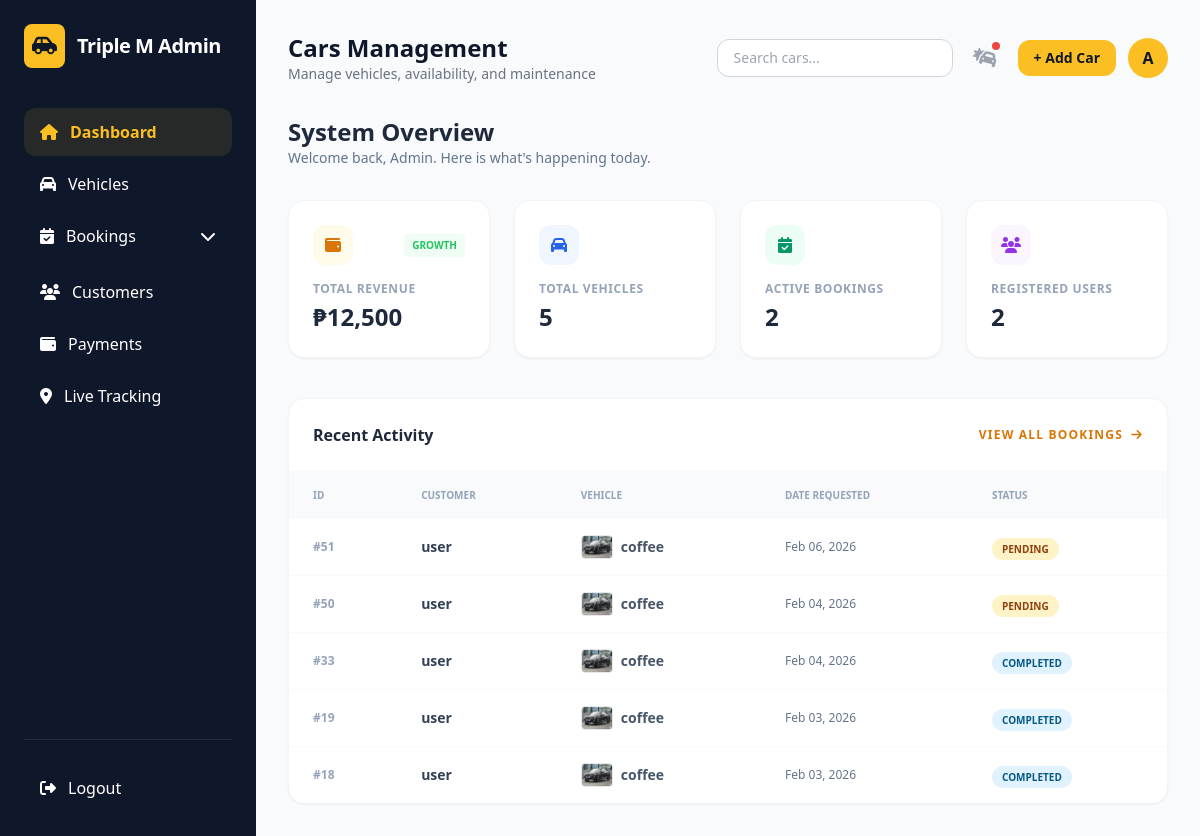
Screenshot of /car-rental-system/admin/dashboard.php (signed in) with the database file from the repository.
### tables this page shows
CREATE TABLE `bookings` (
  `id` int(10) UNSIGNED NOT NULL,
  `user_id` int(10) UNSIGNED NOT NULL,
  `car_id` int(10) UNSIGNED NOT NULL,
  `start_date` date NOT NULL,
  `end_date` date NOT NULL,
  `status` enum('pending','confirmed','cancelled','completed') DEFAULT 'pending',
  `total_price` decimal(10,2) NOT NULL,
  `created_at` datetime DEFAULT current_timestamp(),
  `cleared` tinyint(1) DEFAULT 0,
  `reference_number` varchar(50) DEFAULT NULL,
  `payment_receipt` varchar(255) DEFAULT NULL,
  `payment_status` enum('paid','unpaid') DEFAULT 'unpaid'
);

CREATE TABLE `users` (
  `id` int(10) UNSIGNED NOT NULL,
  `fullname` varchar(100) NOT NULL,
  `email` varchar(100) NOT NULL,
  `password` varchar(255) NOT NULL,
  `phone` varchar(20) DEFAULT NULL,
  `address` varchar(255) DEFAULT NULL,
  `role` enum('client','admin') DEFAULT 'client',
  `created_at` datetime DEFAULT current_timestamp()
);

CREATE TABLE `cars` (
  `id` int(10) UNSIGNED NOT NULL,
  `name` varchar(100) NOT NULL,
  `brand` varchar(50) NOT NULL,
  `price_per_day` decimal(10,2) NOT NULL,
  `price_per_hour` decimal(10,2) NOT NULL,
  `image` varchar(255) DEFAULT NULL,
  `created_at` datetime DEFAULT current_timestamp(),
  `type` varchar(50) NOT NULL DEFAULT 'Economy',
  `status` varchar(20) NOT NULL DEFAULT 'available'
);

### car-rental-system/admin/dashboard.php (the view, shortened to what this page needs)
<?php
require_once '../config/dbconnect.php';
$rev_res = $conn->query("SELECT SUM(total_price) as total FROM bookings WHERE status IN ('confirmed', 'completed')");
$total_revenue = $rev_res->fetch_assoc()['total'] ?? 0;
$car_res = $conn->query("SELECT COUNT(*) as total FROM cars");
$total_cars = $car_res->fetch_assoc()['total'] ?? 0;
$active_res = $conn->query("SELECT COUNT(*) as total FROM bookings WHERE status IN ('pending', 'confirmed')");
$active_bookings = $active_res->fetch_assoc()['total'] ?? 0;
$user_res = $conn->query("SELECT COUNT(*) as total FROM users WHERE role = 'client'");
$total_users = $user_res->fetch_assoc()['total'] ?? 0;
$recent_sql = "
    SELECT
        b.id, b.status, b.created_at,
        u.fullname as customer_name,
        c.name as car_name, c.image
    FROM bookings b
    LEFT JOIN users u ON b.user_id = u.id
    LEFT JOIN cars c ON b.car_id = c.id
    ORDER BY b.created_at DESC
    LIMIT 5
";
$recent_result = $conn->query($recent_sql);
?>
<!DOCTYPE html>
<html lang="en">
<head>
    <script src="https://cdn.tailwindcss.com"></script>
    <link rel="stylesheet" href="https://cdnjs.cloudflare.com/ajax/libs/font-awesome/6.5.1/css/all.min.css">
</head>
<body class="bg-[#f8fafc] flex text-[#1e293b]">
<?php include __DIR__ . '/../components/layout/admin-sidebar.php'; ?>
<main class="flex-1 ml-64 p-8">
    <?php include __DIR__ . '/../components/layout/admin-header.php'; ?>
    <div class="mb-8">
        <h1 class="text-2xl font-bold text-slate-800">System Overview</h1>
        <p class="text-sm text-slate-500">Welcome back, Admin. Here is what's happening today.</p>
    </div>
    <div class="grid grid-cols-1 md:grid-cols-2 lg:grid-cols-4 gap-6 mb-10">
        <div class="stat-card bg-white p-6 rounded-2xl shadow-sm border border-slate-100">
            <div class="flex items-center justify-between mb-4">
                <div class="w-10 h-10 bg-amber-50 text-amber-600 rounded-xl flex items-center justify-center">
                    <i class="fas fa-wallet"></i>
                </div>
                <span class="text-[10px] font-bold text-green-500 bg-green-50 px-2 py-1 rounded">GROWTH</span>
            </div>
            <p class="text-xs font-semibold text-slate-400 uppercase tracking-wider">Total Revenue</p>
            <h3 class="text-2xl font-black mt-1 text-slate-800">₱<?= number_format($total_revenue) ?></h3>
        </div>
        <div class="stat-card bg-white p-6 rounded-2xl shadow-sm border border-slate-100">
            <div class="flex items-center justify-between mb-4">
                <div class="w-10 h-10 bg-blue-50 text-blue-600 rounded-xl flex items-center justify-center">
                    <i class="fas fa-car"></i>
                </div>
            </div>
            <p class="text-xs font-semibold text-slate-400 uppercase tracking-wider">Total Vehicles</p>
            <h3 class="text-2xl font-black mt-1 text-slate-800"><?= $total_cars ?></h3>
        </div>
        <div class="stat-card bg-white p-6 rounded-2xl shadow-sm border border-slate-100">
            <div class="flex items-center justify-between mb-4">
                <div class="w-10 h-10 bg-emerald-50 text-emerald-600 rounded-xl flex items-center justify-center">
                    <i class="fas fa-calendar-check"></i>
                </div>
            </div>
            <p class="text-xs font-semibold text-slate-400 uppercase tracking-wider">Active Bookings</p>
            <h3 class="text-2xl font-black mt-1 text-slate-800"><?= $active_bookings ?></h3>
        </div>
        <div class="stat-card bg-white p-6 rounded-2xl shadow-sm border border-slate-100">
            <div class="flex items-center justify-between mb-4">
                <div class="w-10 h-10 bg-purple-50 text-purple-600 rounded-xl flex items-center justify-center">
                    <i class="fas fa-users"></i>
                </div>
            </div>
            <p class="text-xs font-semibold text-slate-400 uppercase tracking-wider">Registered Users</p>
            <h3 class="text-2xl font-black mt-1 text-slate-800"><?= $total_users ?></h3>
        </div>
    </div>
    <div class="bg-white rounded-2xl shadow-sm border border-slate-100 overflow-hidden">
        <div class="p-6 border-b border-slate-50 flex justify-between items-center">
            <h3 class="font-bold text-slate-800">Recent Activity</h3>
            <a href="bookings.php" class="text-xs text-amber-600 hover:text-amber-700 font-bold uppercase tracking-widest">
                View All Bookings <i class="fas fa-arrow-right ml-1"></i>
            </a>
        </div>
        <div class="overflow-x-auto">
            <table class="w-full text-left">
                <thead class="bg-slate-50 text-[10px] uppercase text-slate-400 font-black">
                    <tr>
                        <th class="px-6 py-4">ID</th>
                        <th class="px-6 py-4">Customer</th>
                        <th class="px-6 py-4">Vehicle</th>
                        <th class="px-6 py-4">Date Requested</th>
                        <th class="px-6 py-4">Status</th>
                    </tr>
                </thead>
                <tbody class="divide-y divide-slate-50">
                    <?php if($recent_result->num_rows > 0): ?>
                        <?php while($row = $recent_result->fetch_assoc()): ?>
                        <tr class="hover:bg-slate-50/50 transition-colors">
                            <td class="px-6 py-4 font-bold text-slate-400 text-xs">#<?= $row['id'] ?></td>
                            <td class="px-6 py-4 font-bold text-slate-700 text-sm"><?= htmlspecialchars($row['customer_name'] ?? 'Guest') ?></td>
                            <td class="px-6 py-4">
                                <div class="flex items-center gap-2">
                                    <img src="../<?= htmlspecialchars($row['image']) ?>" class="w-8 h-6 rounded object-cover border" onerror="this.src='https://via.placeholder.com/50'">
                                    <span class="text-sm font-semibold text-slate-600"><?= htmlspecialchars($row['car_name']) ?></span>
                                </div>
                            </td>
                            <td class="px-6 py-4 text-xs text-slate-500 font-medium">
                                <?= date('M d, Y', strtotime($row['created_at'])) ?>
                            </td>
                            <td class="px-6 py-4">
                                <span class="status-badge status-<?= strtolower($row['status']) ?>">
                                    <?= strtoupper($row['status']) ?>
                                </span>
                            </td>
                        </tr>
                        <?php endwhile; ?>
                    <?php else: ?>
                        <tr><td colspan="5" class="p-10 text-center text-slate-400 italic">No recent activity.</td></tr>
                    <?php endif; ?>
                </tbody>
            </table>
        </div>
    </div>
</main>
</body>
</html>

### car-rental-system/admin/dashboard.php (style rules this page uses)
.stat-card { transition: transform 0.2s ease, box-shadow 0.2s ease; }
.status-badge { padding: 4px 10px; border-radius: 99px; font-size: 10px; font-weight: 800; }
.status-pending { background: #fef3c7; color: #92400e; }
.status-completed { background: #e0f2fe; color: #075985; }

### rows the page displays
bookings: id "51", user.fullname "user", car.image (picture), car.name "coffee", created_at "Feb 06, 2026", status "PENDING"
bookings: id "50", user.fullname "user", car.image (picture), car.name "coffee", created_at "Feb 04, 2026", status "PENDING"
bookings: id "33", user.fullname "user", car.image (picture), car.name "coffee", created_at "Feb 04, 2026", status "COMPLETED"
bookings: id "19", user.fullname "user", car.image (picture), car.name "coffee", created_at "Feb 03, 2026", status "COMPLETED"
bookings: id "18", user.fullname "user", car.image (picture), car.name "coffee", created_at "Feb 03, 2026", status "COMPLETED"

### other values shown
substr($_SESSION['user_name'], 0, 1) "A"
$total_revenue "12,500"
$total_cars "5"
$active_bookings "2"
$total_users "2"
